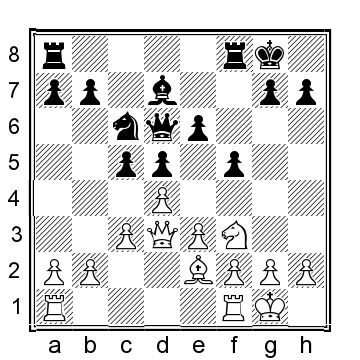
#> input picture extracted_images/img_30.jpeg, 360 x 360 px
$ python -i combinational_motifs_processor.py   (imports and definitions only)
#> lines starting #> are read from the running program, lines starting #| are printed output that depends on the picture; after the words box and inside, x2 and y2 are one past the last pixel; in counts of white or black regions, pixels touching at a corner belong together
#> further down, picture is the input picture: shape (360, 360, 3); min 0, max 255, mean 217.7
### config.py
# === Configuration File ===

import os

# Folder Structure
INPUT_FOLDER = "data_input"      # Folder containing PDF files
OUTPUT_FOLDER = "data_output"    # Folder for all output files
IMAGES_FOLDER = "extracted_images"  # Subfolder for images (inside OUTPUT_FOLDER)

# PDF Processing
PDF_PATH = "data_input/The Woodpecker Method 2 -- Axel Smith -- 2024.pdf"  # Path to PDF file
PAGE_START = 30  # Set to specific page number to start from, or None for beginning
PAGE_END = 32 #718    # Set to specific page number to end at, or None for end of document
MAX_DIAGRAMS = None  # Maximum number of diagrams to extract, or None for all diagrams

# API Settings
USE_CHESSVISION_API = False  # Enable ChessVision API for FEN extraction (disabled by default)
MIN_RAND_TIME = 1    # Minimum wait time before API call (seconds)
MAX_RAND_TIME = 5    # Maximum wait time before API call (seconds)
API_TIMEOUT = 10     # API request timeout (seconds)

# Image Saving Flags
SAVE_CHESSBOARD_IMAGES = True      # Save detected chessboard images
SAVE_NON_CHESSBOARD_IMAGES = True  # Save non-chessboard images for debugging
SAVE_ALL_IMAGES_FOR_DEBUG = True    # Save all images during processing for debugging
SAVE_ALL_PAGE_IMAGES = True        # Save ALL images found on each page for inspection

# Logging and Debug Flags
ENABLE_DETAILED_LOGGING = False      # Show detailed block processing and order (enabled for debugging)
SHOW_BLOCK_INSPECTION = True        # Show block-by-block analysis on each page

# Search Parameters
MAX_SEARCH_DISTANCE = 5  # Maximum blocks to search for related components (increased for cross-page)

# === DIAGRAM STRUCTURE CONFIGURATION ===
# Define the expected structure of diagrams in your PDF
# Available structures:
# - "header_image_solution": Header text -> Image -> Solution text (default)
# - "image_header_solution": Image -> Header text -> Solution text
# - "header_solution_image": Header text -> Solution text -> Image
# - "flexible": Search for all components within MAX_SEARCH_DISTANCE

DIAGRAM_STRUCTURE = "header_image_solution"  # Default structure for most chess books

# PDF-specific patterns (customize these for different PDFs)
# Simplified pattern that captures any name format between markers
DIAGRAM_HEADER_PATTERN = r'(\d+)\.\s*(.+?)\s*[–\-]\s*(.+?),\s*(.+?)\s+(\d{4})'
SOLUTION_PATTERN = r'(\d+)(\.{1,3})\s*([a-hRNBQKO0-9][^\s\.,!?\n]*[!?]?)'  # More flexible pattern

# Solution block detection
SOLUTION_TRIGGER_TEXT = "Show/Hide Solution"  # Text that indicates solution block follows

# Output - Generate filename based on input PDF
def get_output_csv_path():
    """Generate output CSV filename based on input PDF name."""
    if PDF_PATH:
        # Extract filename without extension
        pdf_filename = os.path.splitext(os.path.basename(PDF_PATH))[0]
        # Clean filename for use in output
        clean_filename = "".join(c for c in pdf_filename if c.isalnum() or c in (' ', '-', '_')).strip()
        clean_filename = clean_filename.replace(' ', '_')
        return f"{OUTPUT_FOLDER}/extracted_diagrams_{clean_filename}.csv"
    else:
        return f"{OUTPUT_FOLDER}/extracted_diagrams.csv"

OUTPUT_CSV = get_output_csv_path()

# === PRESET CONFIGURATIONS FOR DIFFERENT PDF TYPES ===

# Woodpecker Method 2 (current default)
WOODPECKER_METHOD_CONFIG = {
    "diagram_structure": "header_image_solution",
    "header_pattern": r'(\d+)\.\s*([A-Z][a-z]+(?:\s+[A-Z][a-z]+)*)\s*[–-]\s*([A-Z][a-z]+(?:\s+[A-Z][a-z]+)*),.*?(\d{4})',
    "solution_pattern": r'(\d+)(\.{1,3})\s*([a-hRNBQKO0-9][^\s\.,!?\n]*[!?]?)',
    "solution_trigger": "Show/Hide Solution"
}

# Combinational Motifs Configuration
COMBINATIONAL_MOTIFS_CONFIG = {
    "diagram_structure": "grid_6_sections",  # Special structure for 6-section grid
    "page_division": {
        "rows": 3,
        "columns": 2,
        "capture_bubbles": True,  # Capture the small area above each diagram
        "bubble_analysis": {
            "detect_background_color": True,  # Detect white/black background
            "count_bubbles": True,  # Count number of bubbles per diagram
            "extract_bubble_numbers": True,  # Extract numbers inside bubbles
            "bubble_color_mapping": {
                "white": "white",  # White background
                "black": "black"   # Black background
            }
        }
    },
    "output_format": {
        "include_bubble_info": True,
        "bubble_columns": [
            "bubble_count",
            "bubble_numbers",  # Comma-separated list of numbers
            "bubble_colors",   # Comma-separated list of colors (white/black)
            "bubble_details"   # JSON-like format with full bubble info
        ]
    },
    "image_processing": {
        "section_padding": 20,  # Padding to avoid over-cropping
        "bubble_area_height": 0.15,  # 15% of section height for bubble detection
        "chessboard_detection": True,
        "save_individual_sections": True,
        "use_chessvision_api": False  # Deactivated for bubble detection focus
    }
}

# Add more presets here for other book formats
# TACTICS_BOOK_CONFIG = {
#     "diagram_structure": "image_header_solution",
#     "header_pattern": r'Problem\s+(\d+):\s*([A-Z][a-z]+.*?)\s*vs\s*([A-Z][a-z]+.*?)\s*(\d{4})',
#     "solution_pattern": r'Solution:\s*(\d+)(\.{1,3})\s*([a-hRNBQKO0-9][^\n]*)'
# }

### combinational_motifs_processor.py
"""
Combinational Motifs Processor
Handles 6-section grid layout, bubble analysis, and chessboard detection
"""

import os
import cv2
import numpy as np
from typing import List, Dict, Tuple
import json
from PIL import Image
import io

from config import COMBINATIONAL_MOTIFS_CONFIG
from utils import is_chessboard_like
from text_processing import extract_diagram_info


class CombinationalMotifsProcessor:
    """Processor for Combinational Motifs book format with 6-section grid layout"""

    def __init__(self, config: Dict = None):
        self.config = config or COMBINATIONAL_MOTIFS_CONFIG
        self.grid_config = self.config.get("grid", {})
        self.bubble_config = self.config.get("bubble_detection", {})
        self.chess_config = self.config.get("chessboard_detection", {})

    # [210 lines left out: functions divide_page_into_sections, detect_diagram_positions, create_sections_from_detected_positions, create_equal_sections, analyze_section, detect_chessboard, not called in this run]

    def detect_bubbles_above_diagram(self, section_image: np.ndarray) -> Dict:
        """Detect numbers from left to right above the chessboard diagram"""
        try:
            height, width = section_image.shape[:2]

            # Define the area above the chessboard (top 35% of the section)
            strip_height = int(height * 0.35)
            strip_roi = section_image[0:strip_height, :]
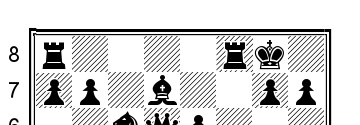
#> strip_roi: shape (125, 360, 3); min 0, max 255, mean 213.3

            # Convert to grayscale
            gray = cv2.cvtColor(strip_roi, cv2.COLOR_BGR2GRAY)

            # First, detect the diagram number (large, bold number on the left)
            diagram_number = self.detect_diagram_number_improved(gray)

            # Then, detect bubble numbers (circular elements with numbers inside)
            bubble_numbers = self.detect_bubble_numbers_improved(gray)

            # Debug output
            if bubble_numbers:
                print(f"  Detected {len(bubble_numbers)} bubbles: {[b.get('number', '?') for b in bubble_numbers]}")
            if diagram_number:
                print(f"  Detected diagram number: {diagram_number.get('number', '?')}")

            return {
                "count": len(bubble_numbers),
                "bubbles": bubble_numbers,
                "diagram_number": diagram_number
            }

        except Exception as e:
            print(f"Error detecting numbers above diagram: {e}")
            return {"count": 0, "bubbles": [], "diagram_number": None}

    def detect_diagram_number_improved(self, gray_image: np.ndarray) -> Dict:
        """Detect the large diagram number on the left side - improved approach"""
        try:
            # Look for large, bold numbers on the left side (first 25% of width)
            left_region = gray_image[:, :gray_image.shape[1]//4]
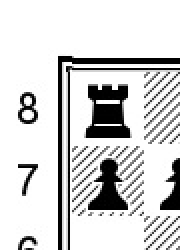
#> left_region: shape (125, 90) (shown 2 times larger); min 0, max 255, mean 211.6

            # Apply preprocessing specifically for large text
            processed_images = [
                (left_region, cv2.THRESH_BINARY),
                (cv2.GaussianBlur(left_region, (3, 3), 0), cv2.THRESH_BINARY),
                (cv2.adaptiveThreshold(left_region, 255, cv2.ADAPTIVE_THRESH_GAUSSIAN_C, cv2.THRESH_BINARY, 11, 2), cv2.THRESH_BINARY)
            ]

            best_number = None
            best_confidence = 0

            for processed_img, threshold_type in processed_images:
                # Apply thresholds for dark text
                thresholds = [(80, 255, cv2.THRESH_BINARY), (120, 255, cv2.THRESH_BINARY)]

                for threshold_val, max_val, thresh_type in thresholds:
                    _, thresh = cv2.threshold(processed_img, threshold_val, max_val, thresh_type)

                    # Apply morphological operations to connect text
                    kernel = cv2.getStructuringElement(cv2.MORPH_RECT, (3, 3))
                    thresh = cv2.morphologyEx(thresh, cv2.MORPH_CLOSE, kernel)

                    # Find contours
                    contours, _ = cv2.findContours(thresh, cv2.RETR_EXTERNAL, cv2.CHAIN_APPROX_SIMPLE)

                    for contour in contours:
                        area = cv2.contourArea(contour)

                        # Look for larger numbers (diagram numbers are bigger and bolder)
                        if 150 < area < 1200:
                            x, y, w, h = cv2.boundingRect(contour)

                            # Check aspect ratio for numbers
                            aspect_ratio = w / h
                            if 0.2 < aspect_ratio < 2.5:
                                # Extract ROI for number detection
                                roi = gray_image[y:y+h, x:x+w]

                                # Detect the number
                                number = self.extract_single_number_enhanced(roi, True)  # Dark text
                                if number and number in "0123456789":
                                    confidence = self.calculate_confidence(roi, number)
                                    # Bonus confidence for larger numbers (diagram numbers are bigger)
                                    if area > 300:
                                        confidence *= 1.5
                                    if confidence > best_confidence:
                                        best_confidence = confidence
                                        best_number = {
                                            "x": x,
                                            "y": y,
                                            "number": number,
                                            "background_color": "white",
                                            "text_color": "black",
                                            "area": area,
                                            "width": w,
                                            "height": h,
                                            "confidence": confidence
                                        }
#> this loop made 3 passes
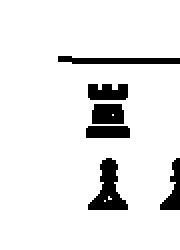
#> thresh: shape (125, 90) (shown 2 times larger); 91.1% white; 6 black regions, box (x1, y1, x2, y2) and area: (44, 79, 64, 105) 263, (29, 28, 90, 32) 183, (46, 52, 62, 62) 153, (44, 42, 64, 50) 143, (43, 63, 65, 69) 130, (80, 79, 90, 105) 129
#> after the loop, best_confidence = 0

            return best_number

        except Exception as e:
            print(f"Error detecting diagram number: {e}")
            return None

    def detect_bubble_numbers_improved(self, gray_image: np.ndarray) -> List[Dict]:
        """Detect circular bubbles with numbers inside - improved approach"""
        try:
            bubble_numbers = []

            # Focus on the right side of the image (after the diagram number)
            right_region = gray_image[:, gray_image.shape[1]//4:]
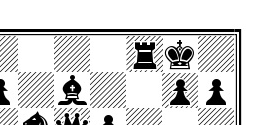
#> right_region: shape (125, 270); min 0, max 255, mean 213.9

            # Apply multiple preprocessing steps
            processed_images = [
                (right_region, cv2.THRESH_BINARY),
                (cv2.GaussianBlur(right_region, (3, 3), 0), cv2.THRESH_BINARY),
                (cv2.adaptiveThreshold(right_region, 255, cv2.ADAPTIVE_THRESH_GAUSSIAN_C, cv2.THRESH_BINARY, 11, 2), cv2.THRESH_BINARY),
                (cv2.adaptiveThreshold(right_region, 255, cv2.ADAPTIVE_THRESH_GAUSSIAN_C, cv2.THRESH_BINARY_INV, 11, 2), cv2.THRESH_BINARY_INV),
                (cv2.adaptiveThreshold(right_region, 255, cv2.ADAPTIVE_THRESH_MEAN_C, cv2.THRESH_BINARY, 11, 2), cv2.THRESH_BINARY),
                (cv2.adaptiveThreshold(right_region, 255, cv2.ADAPTIVE_THRESH_MEAN_C, cv2.THRESH_BINARY_INV, 11, 2), cv2.THRESH_BINARY_INV)
            ]

            for processed_img, threshold_type in processed_images:
                # Apply multiple thresholds to find both dark and light text
                thresholds = [
                    (60, 255, cv2.THRESH_BINARY),      # Dark text on light background (white bubbles)
                    (100, 255, cv2.THRESH_BINARY),     # Dark text on light background (more sensitive)
                    (140, 255, cv2.THRESH_BINARY_INV), # Light text on dark background (black bubbles)
                    (180, 255, cv2.THRESH_BINARY_INV), # Light text on dark background (more sensitive)
                ]

                for threshold_val, max_val, thresh_type in thresholds:
                    # Apply threshold
                    _, thresh = cv2.threshold(processed_img, threshold_val, max_val, thresh_type)

                    # Apply morphological operations to clean up the image
                    kernel = cv2.getStructuringElement(cv2.MORPH_RECT, (2, 2))
                    thresh = cv2.morphologyEx(thresh, cv2.MORPH_CLOSE, kernel)
                    thresh = cv2.morphologyEx(thresh, cv2.MORPH_OPEN, kernel)

                    # Find contours
                    contours, _ = cv2.findContours(thresh, cv2.RETR_EXTERNAL, cv2.CHAIN_APPROX_SIMPLE)

                    for contour in contours:
                        area = cv2.contourArea(contour)

                        # Filter for bubble-sized contours (smaller than diagram numbers)
                        if 30 < area < 500:
                            x, y, w, h = cv2.boundingRect(contour)

                            # Check if contour is roughly circular (bubble characteristic)
                            perimeter = cv2.arcLength(contour, True)
                            if perimeter > 0:
                                circularity = 4 * np.pi * area / (perimeter * perimeter)

                                # Check aspect ratio for numbers
                                aspect_ratio = w / h
                                if 0.3 < aspect_ratio < 2.0 and circularity > 0.2:  # More lenient
                                    # Extract ROI for number detection
                                    roi = gray_image[y:y+h, x + gray_image.shape[1]//4:x+w + gray_image.shape[1]//4]

                                    # Determine if this is dark text on light background or vice versa
                                    is_dark_text = thresh_type == cv2.THRESH_BINARY

                                    # Detect the number with multiple methods
                                    number = self.extract_single_number_enhanced(roi, is_dark_text)
                                    if number and number != "?" and number in "0123456789":
                                        # Determine bubble color based on text color
                                        bubble_color = "white" if is_dark_text else "black"

                                        # Additional filtering: check if the number is in a reasonable position
                                        if y > 5 and y < gray_image.shape[0] - 10:
                                            bubble_numbers.append({
                                                "x": x + gray_image.shape[1]//4,  # Adjust x coordinate
                                                "y": y,
                                                "number": number,
                                                "background_color": bubble_color,
                                                "text_color": "black" if is_dark_text else "white",
                                                "area": area,
                                                "width": w,
                                                "height": h,
                                                "confidence": self.calculate_confidence(roi, number),
                                                "circularity": circularity
                                            })
#> this loop made 6 passes
#> threshold_type on passes 4 to 6: 1, 0, 1
#> pass 1, in extract_single_number_enhanced (call 2), `resized = cv2.resize(roi, (30, 40))`:
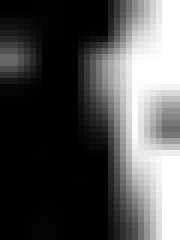
#> resized: shape (40, 30) (shown 6 times larger); min 0, max 255, mean 80.7
#> pass 1, in extract_single_number_enhanced (call 2), `_, thresh = cv2.threshold(resized, 127, 255, cv2.THRESH_BINARY_INV)`:
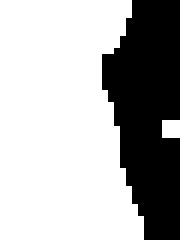
#> thresh: shape (40, 30) (shown 6 times larger); 68.5% white; 1 black region, box (x1, y1, x2, y2) and area: (17, 0, 30, 40) 378

            # Remove duplicates based on position and keep only the best candidates
            unique_bubbles = []
            for bubble_info in bubble_numbers:
                is_duplicate = False
                for existing in unique_bubbles:
                    if abs(bubble_info['x'] - existing['x']) < 25:  # More lenient
                        # If we have a duplicate, keep the one with higher confidence
                        if bubble_info['confidence'] > existing['confidence']:
                            unique_bubbles.remove(existing)
                            unique_bubbles.append(bubble_info)
                        is_duplicate = True
                        break
                if not is_duplicate:
                    unique_bubbles.append(bubble_info)
#> this loop made 67 passes
#> (the rest of the program and of its run is left out)
